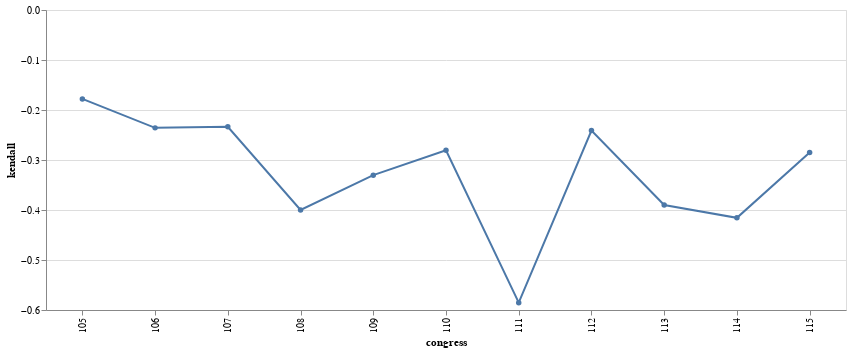

Here is the notebook cell this chart was saved with:
### Code cell
d = pd.DataFrame(all_laws.groupby('congress')[['majority_republican', 'majority_democrats']]
                 .apply(lambda x: x.corr('kendall').iloc[0,1])).reset_index().rename(columns={0: 'kendall'})

alt.Chart(d, width=800, height=300).mark_line(point=True).encode(
    x='congress:O',
    y='kendall:Q')

### Figure 1 — Vega-Lite specification as saved in the notebook (floating-point values rounded to 4 significant figures)
{"$schema": "https://vega.github.io/schema/vega-lite/v2.6.0.json", "config": {"view": {"height": 300, "width": 400}}, "data": {"name": "data-3da5b81031b0b8724256cff327086e26"}, "datasets": {"data-3da5b81031b0b8724256cff327086e26": [{"congress": 105, "kendall": -0.1778}, {"congress": 106, "kendall": -0.2357}, {"congress": 107, "kendall": -0.2335}, {"congress": 108, "kendall": -0.3999}, {"congress": 109, "kendall": -0.3303}, {"congress": 110, "kendall": -0.2805}, {"congress": 111, "kendall": -0.5854}, {"congress": 112, "kendall": -0.241}, {"congress": 113, "kendall": -0.39}, {"congress": 114, "kendall": -0.4156}, {"congress": 115, "kendall": -0.285}]}, "encoding": {"x": {"field": "congress", "type": "ordinal"}, "y": {"field": "kendall", "type": "quantitative"}}, "height": 300, "mark": {"point": true, "type": "line"}, "width": 800}
